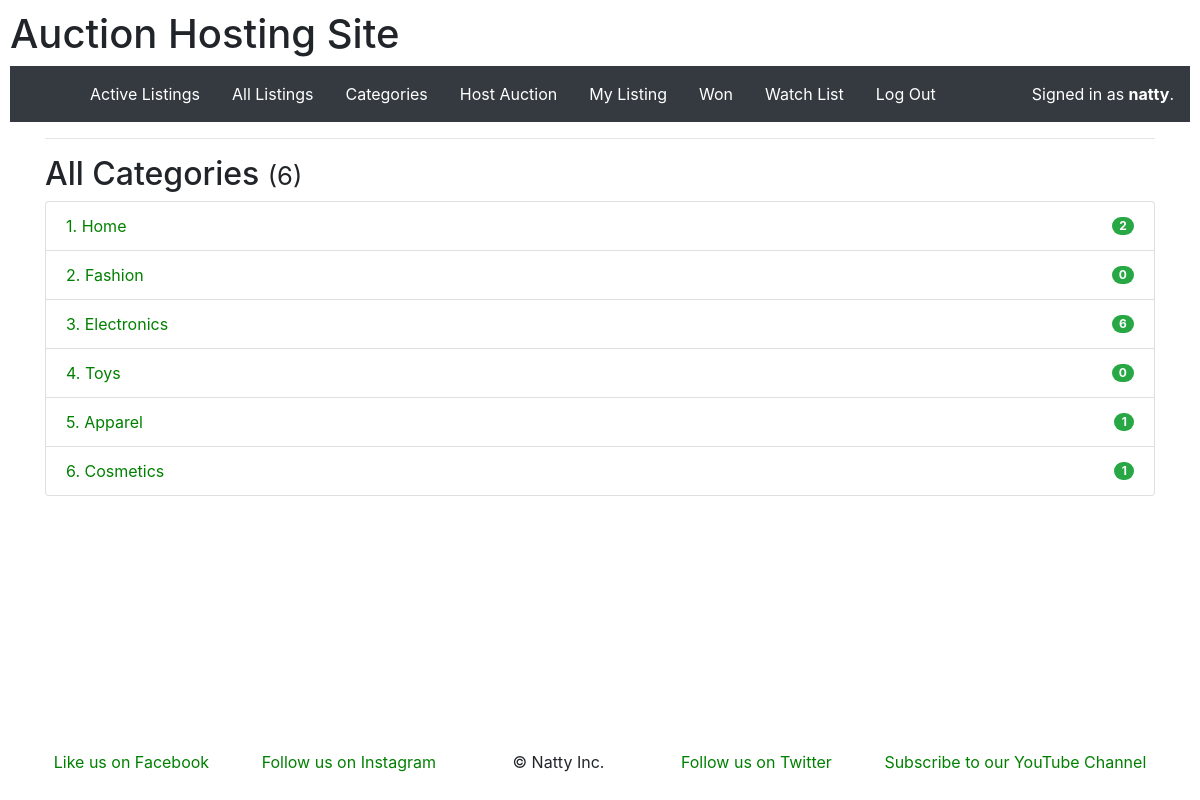
The page /categories (signed in) on the database its author committed.
### auctions/models.py (models this page shows)
class User(AbstractUser):
    pass

class Category(models.Model):
    name = models.CharField(max_length=32, unique=True)
    def __str__(self):
        return self.name

### auctions/views.py (the view)
# urls.py: path("categories", views.categories, name="categories"),
def categories(request):
    return render(request, "auctions/categories.html", { "categories": Category.objects.all() })

### auctions/templates/auctions/categories.html (shortened to what this page needs)
{% extends "auctions/layout.html" %}
{% block body %}
    <h2>All Categories <small>({{ categories.count }})</small></h2>
<div class="list-group">
    {% for c in categories %}
        <a href="{% url 'cat_list' c.id %}" class="list-group-item d-flex justify-content-between align-items-center">
            {{ c.id }}. {{ c }}<span class="badge badge-success badge-pill">{{ c.listings.all.count }}</span>
        </a>
    {% endfor %}
</div>
{% endblock %}

### auctions/templates/auctions/layout.html (shortened to what this page needs)
{% load static %}
<!DOCTYPE html>
<html lang="en">
<head>
    <link rel="stylesheet" href="https://stackpath.bootstrapcdn.com/bootstrap/4.4.1/css/bootstrap.min.css"
>
    <link href="{% static 'auctions/styles.css' %}" rel="stylesheet">
</head>
<body class="d-flex flex-column min-vh-100">
    <h1>Auction Hosting Site</h1>
    <nav class="navbar navbar-expand-lg navbar-dark bg-dark">
        <div class="collapse navbar-collapse ml-5" id="navbarSupportedContent">
            <ul class="navbar-nav mr-auto">
                <li class="nav-item active mx-2">
                    <a class="nav-link" href="{% url 'index' %}">Active Listings</a>
                </li>
                <li class="nav-item active mx-2">
                    <a class="nav-link" href="{% url 'allListings' %}">All Listings</a>
                </li>
                <li class="nav-item active mx-2">
                    <a class="nav-link" href="{% url 'categories' %}">Categories</a>
                </li>
                {% if user.is_authenticated %}
                <li class="nav-item active mx-2">
                    <a class="nav-link" href="{% url 'create' %}">Host Auction</a>
                </li>
                <li class="nav-item active mx-2">
                    <a class="nav-link" href="{% url 'myListing' %}">My Listing</a>
                </li>
                <li class="nav-item active mx-2">
                    <a class="nav-link" href="{% url 'won' %}">Won</a>
                </li>
                <li class="nav-item active mx-2">
                    <a class="nav-link" href="{% url 'watchlist' %}">Watch List</a>
                </li>
                <li class="nav-item active mx-2">
                    <a class="nav-link" href="{% url 'logout' %}">Log Out</a>
                </li>
                {% endif %}
            </ul>
        </div>
        <div class="float-right text-white">
            {% if user.is_authenticated %}
            Signed in as <strong>{{ user.username }}</strong>.
            {% else %}
            Not signed in.
            {% endif %}
        </div>
    </nav>
    <div class="container">
        <hr>
        {% block body %}
        {% endblock %}
    </div>
    <footer class="page-footer font-small pt-4 mt-auto">
        <div class="container-fluid text-center text-md-left">
            <div class="row">
                <ul class="list-inline mx-auto">
                    <li class="list-inline-item mx-4"><a href="#">Like us on Facebook</a></li>
                    <li class="list-inline-item mx-4"><a href="#">Follow us on Instagram</a></li>
                    <li class="list-inline-item mx-5">&copy; Natty Inc.</li>
                    <li class="list-inline-item mx-4"><a href="#">Follow us on Twitter</a></li>
                    <li class="list-inline-item mx-4"><a href="#">Subscribe to our YouTube Channel</a></li>
                </ul>
            </div>
        </div>
    </footer>
</body>
</html>

### auctions/static/auctions/styles.css (style rules this page uses)
body { padding: 10px; }
a { color: green; }

### rows shown on the page
User: username "natty"
Category: id "1", name "Home", listings.all.count "2"
Category: id "2", name "Fashion", listings.all.count "0"
Category: id "3", name "Electronics", listings.all.count "6"
Category: id "4", name "Toys", listings.all.count "0"
Category: id "5", name "Apparel", listings.all.count "1"
Category: id "6", name "Cosmetics", listings.all.count "1"

### other values the page prints
{{ categories.count }} "6"
